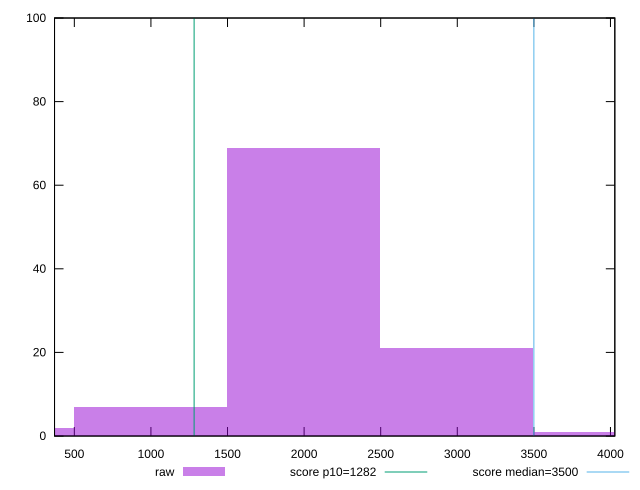

The gnuplot source for this figure:
reset

$raw <<EOF
998.8740048278393 7
0 2
1997.7480096556785 69
2996.622014483518 21
3995.496019311357 1
EOF

set key outside below
set boxwidth 998.8740048278393
set xrange [370.76800000000026:4028.4600000000005]
set yrange [0:100]
set trange [0:100]
set style fill transparent solid 0.5 noborder

set parametric
set terminal svg size 640, 490 enhanced background rgb 'white'
set output "report/report_00029_2021-02-24T13-36-40.390Z/bootup-time/samples/music/raw/histogram.svg"

plot $raw title "raw" with boxes, \
     1282,t title "score p10=1282", \
     3500,t title "score median=3500"

reset
